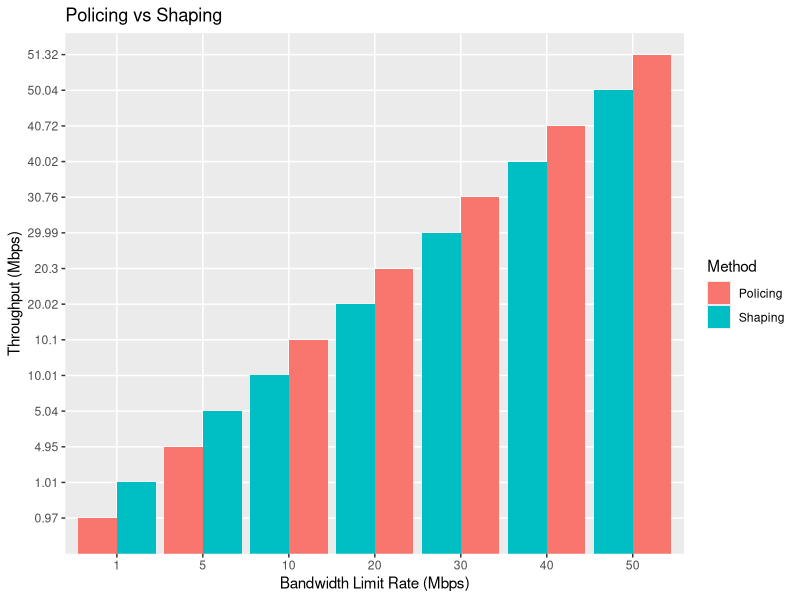

Source code (R):


# Data Field Names
cnames <-c("x", "Recv buff", "Send buff", "Mess", "Time", "tput", "y")

# Serialize Policing Data
dat <- read.csv("Submit/policing-data.txt", header = FALSE)
names(dat) <- cnames
dat <- subset(dat, select = -c(x,y))
dat <- cbind(rate=c(1,5,10,20,30,40,50), dat)
dat$Method <- "Policing" 
all <- dat

# Serialize Shaping Data
dat <- read.csv("Submit/shaping-data.txt", header = FALSE)
names(dat) <- cnames
dat <- subset(dat, select = -c(x,y))
dat <- cbind(rate=c(1,5,10,20,30,40,50), dat)
dat$Method <- "Shaping" 
all <- rbind(all, dat)

# Categorize as factors
all$rate <- as.factor(all$rate)
all$tput <- as.factor(all$tput)
all$Method <- as.factor(all$Method)

# Plot Data
library(ggplot2)
q <- ggplot(data=all, aes(x = rate, y = tput, fill = Method)) 
q <- q + geom_bar( stat = "identity", position=position_dodge())
q <- q + scale_x_discrete("Bandwidth Limit Rate (Mbps)")
q <- q + scale_y_discrete("Throughput (Mbps)")
q <- q + ggtitle("Policing vs Shaping")
ggsave("Submit/PSgraph.png", plot=q)

